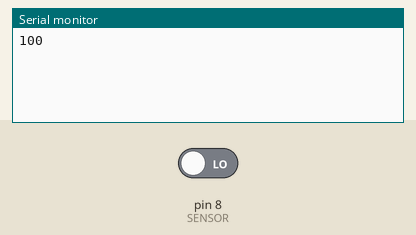
Bench run of a sketch on a simulated Arduino Uno, built with avr-gcc and run on an emulated ATmega328P. Shown: the last lines printed to the serial monitor. The inputs (shaded band) are chosen by the test bench; at power-on: pin 8 (SENSOR) LOW.

Above: at 1.2 s.
1.3 s: pin 8 (SENSOR) driven HIGH
At 2.6 s:
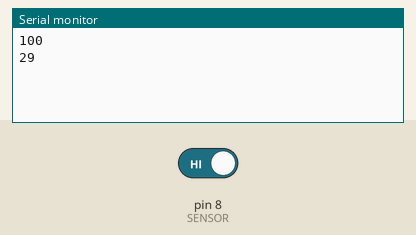
2.8 s: pin 8 (SENSOR) driven LOW
At 3.7 s:
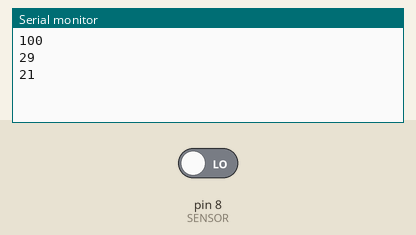
Timing chart, 0 to 5.8 s (numbered marks = the images above; inputs shaded):
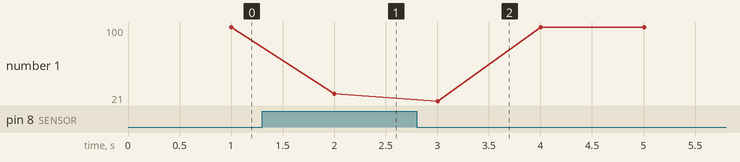

The sketch:

shocksensor.ino
```cpp
#define SENSOR 8 //핀 설정(디지털신호 받는 핀)

void setup() {
  Serial.begin(9600);//PC모니터로 센서값을 확인하기위해서 시리얼 통신을 정의해줍니다.
  pinMode(SENSOR, INPUT);

}


void loop() {
 int shock = 0; // 충격량을 측정하여 시리얼 모니터에 표시해줍니다
    shock++;
    for(int i = 0;i<100;i++){
      delay(10);
      if(digitalRead(SENSOR))  shock++;
    }
    Serial.println(101-shock);
}
```

Measured:
- after the input at 1.3 s, the serial monitor: prints a new line after 0.70 s (image 1)
- after the input at 2.8 s, the serial monitor: prints a new line after 0.20 s (image 2)
- plotted number 1: 100 → 29 after the input at 1.3 s
